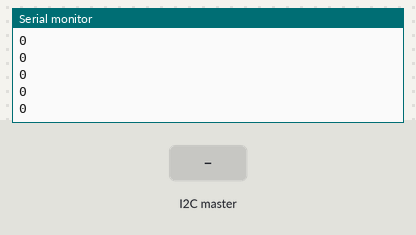
A sketch run on a simulated Arduino Uno, built with avr-gcc and run on an emulated ATmega328P. Shown: the last lines printed to the serial monitor. The test bench sets the inputs (shaded band).

Above: at 1.2 s.
1.3 s: the I2C master sends the byte 1
At 2.0 s:
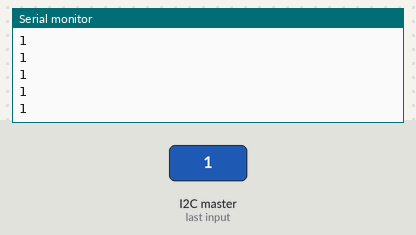
2.8 s: the I2C master sends the byte 2
At 3.3 s:
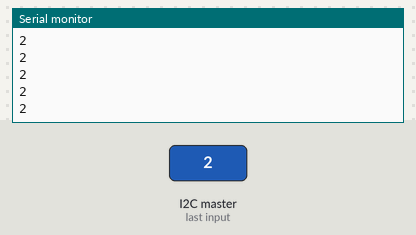
Timing chart, 0 to 5.8 s (numbered marks = the images above; inputs shaded):
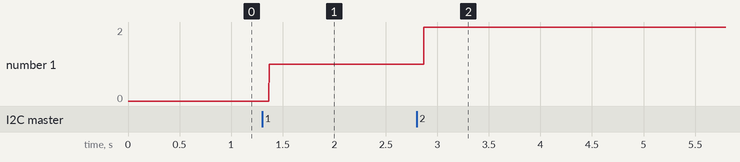

Measured:
- after the input at 1.3 s, the serial monitor: prints a new line after 0.07 s (image 1)
- after the input at 2.8 s, the serial monitor: prints a new line after 0.07 s (image 2)
- plotted number 1: 0 → 1 after the input at 1.3 s, 1 → 2 after the input at 2.8 s

The sketch:

Data_wire_reciever.ino
```cpp
#include<Wire.h>
int x = 0;
void setup() {
  // Define the LED pin as Output
  // Start the I2C Bus as Slave on address 9
  Wire.begin(9);
  // Attach a function to trigger when something is received.
  Wire.onReceive(receiveEvent);
  Serial.begin(9600) ;
}
void receiveEvent(int bytes) {
  x = Wire.read();    // read one character from the I2C
}
void loop() {
  Serial.println(x);
//  Serial.println(x);
  //If value received is 0 blink LED for 200 ms

}
```
